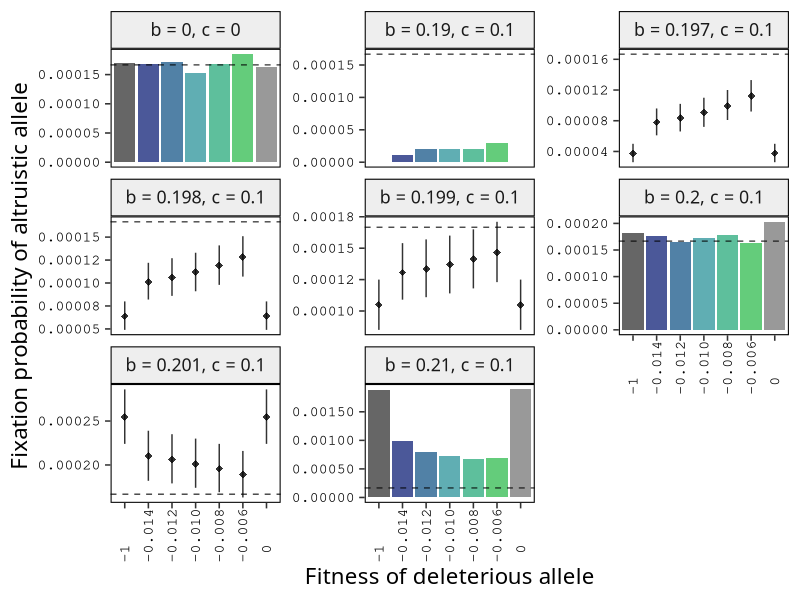
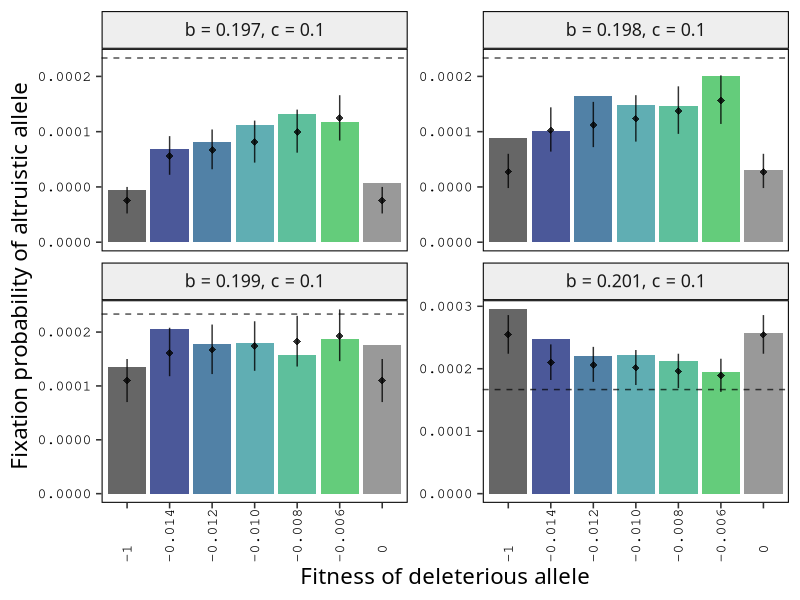
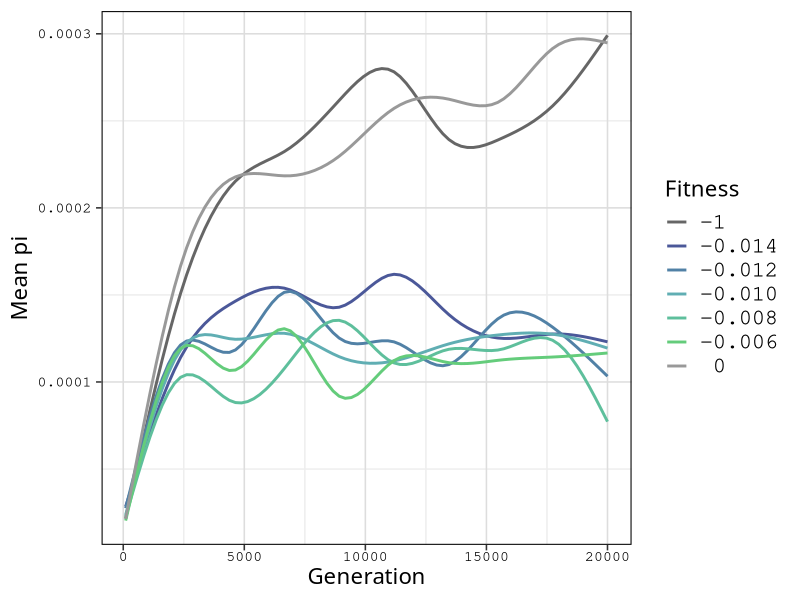
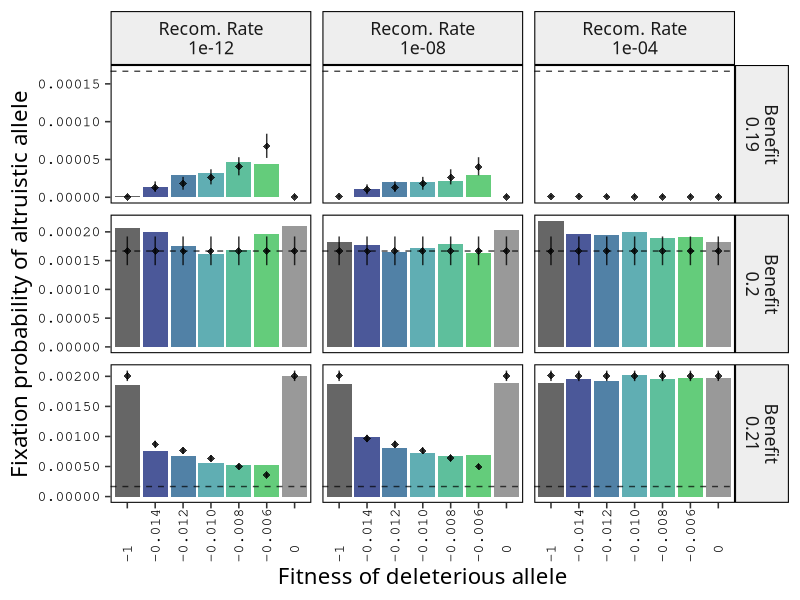
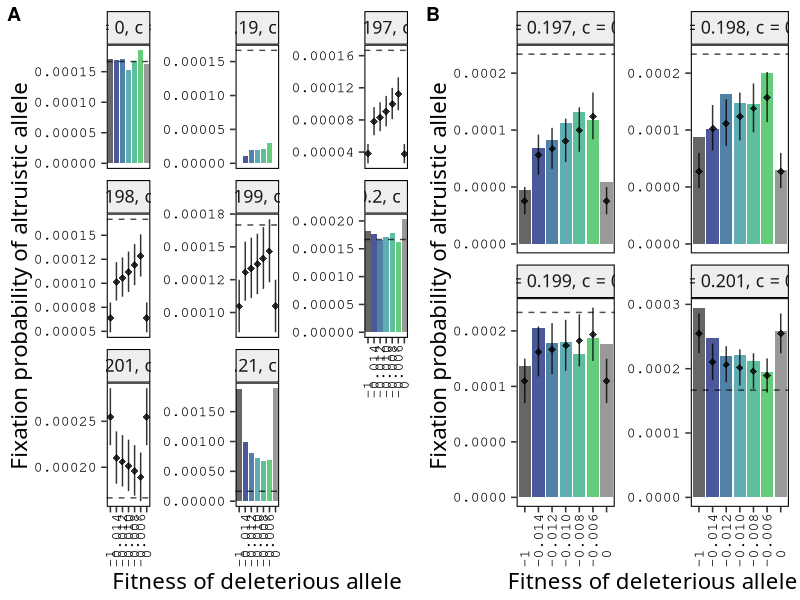

Generate these figures, in order, with R:
#plotting and such
library(tidyverse)
library(scales)
library(ggpubr)
library(multcomp)
library(broom)
library(cowplot)

##### Aesthetic variables
fitnessColors = c("#666666",
                  "#4B5899", 
                  "#5181A6", 
                  "#60AEB3", 
                  "#5EBF9C", 
                  "#64CC7B",
                  "#999999")

fitnessLabels = c("-1",
                  "-0.014",
                  "-0.012",
                  "-0.010",
                  "-0.008",
                  "-0.006",
                  " 0")

custom_theme <- function (base_size = 16, base_family = "") {
  theme_bw(base_size, base_family, base_line_size = base_size / 30) %+replace%
    theme(text = element_text(size = base_size,
                              colour = "black",
                              family = "Geneva"),
          axis.text = element_text(family = "Courier",
                                   size = base_size / 1.5),
          legend.text = element_text(family = "Courier"),
          axis.text.x = element_text(angle = 90, hjust = 0),
          panel.grid.major.x = element_blank(),
          panel.grid.major.y = element_blank(),
          panel.grid.minor = element_blank(),
          panel.background = element_blank(),
          panel.border = element_rect(fill = NA,
                                      color = "black"),
          panel.grid = element_line(color = "#999999"),
          strip.background = element_rect(color = "black",
                                          fill = "#EEEEEE"),
          plot.background = element_rect(fill = NA,
                                         color = NA)
    )
}

label_newline <- function(labels){
  return(label_both(labels, sep = "\n"))
}

##### Load, mutate, filter CSV files
p = 1/6000
#fixation probabilities
f2 <- read_csv("Data/fixation_probs.csv") %>% mutate(Benefit = b, 
                                                  percentFixed = p_fix,
                                                  `Recom. Rate` = r,
                                                  fitness = factor(-s))
f2f <- f2[,c("Benefit", "Recom. Rate", "fitness", 
             "percentFixed", "CI_0.025", "CI_0.975")] %>%
  mutate(Cost = if_else(Benefit == 0.0, 0.0, 0.1))
f2Fine <- filter(f2f, Benefit > 0.19 & Benefit < 0.21) %>%
  filter(`Recom. Rate` == 1e-8)
f2Big <- f2f %>% filter(Benefit <= 0.19 | Benefit >= 0.21 | Benefit == 0.2) %>%
  filter(`Recom. Rate` == 1e-8)
f2Sup <- f2f %>% filter(Benefit == 0.19 | Benefit == 0.21 | Benefit == 0.2)

#variation over benefit
singleStats <- read_csv("Data/singleInteractionsMil.csv") %>% 
  mutate(Benefit = benefit, Cost = cost)

singleFine <- singleStats %>% filter(benefit > 0.19 & benefit < 0.21) %>%
                              mutate(fitness = factor(fitness))
singleBig <- singleStats %>% filter(benefit <= 0.19 | benefit >= 0.21 | 
                                      benefit == 0.2) %>%
                              mutate(fitness = factor(fitness))

#variation over recom. rate & benefit
sRecomStats <- read_csv("Data/singleRecombinationFixed.csv") %>%
  mutate(Benefit = benefit,
         `Recom. Rate` = recom_rate,
         fitness = factor(fitness))

#generation vs pi by fitness/BGS
pibgs <- read_csv("Data/piBGS.csv")

##### Graphs
#benefits 0, 0.19, 0.2, 0.21
bp <- ggplot(singleBig,
       aes(x = fitness,
           y = percentFixed,
           group = factor(Benefit),
           fill = fitness)
       ) +
  scale_fill_manual(name = "Fitness",
                    values = fitnessColors,
                    labels = fitnessLabels) +
  scale_x_discrete(labels = fitnessLabels) +
  scale_y_continuous(labels = label_number(accuracy=0.00001)) +
  geom_col() +
  facet_wrap(~Benefit+Cost, 
             scales = "free_y", 
             labeller = label_bquote(cols = paste("b = ", .(Benefit),
                                                  ", c = ", .(Cost),
                                                  sep = ""))
  ) +
  geom_pointrange(data = f2Fine %>% 
                    filter(Benefit != 0.196 & Benefit != 0.2),
                  mapping = aes(ymin = CI_0.025, ymax = CI_0.975),
                  shape = "diamond",
                  alpha = 0.8) +
  geom_hline(yintercept = p, 
             color = "black", 
             alpha = 0.7,
             linetype = "dashed") +
  xlab("Fitness of deleterious allele") +
  ylab("Fixation probability of altruistic allele") + 
  guides(fill = "none") +
  custom_theme()

#benefits 0.197, 0.198, 0.199, 0.201
fp <- ggplot(singleFine %>% filter(Benefit != 0.196 & Benefit != 0.2),
       aes(x = fitness,
           y = percentFixed,
           group = factor(Benefit),
           fill = fitness)) +
  scale_fill_manual(name = "Fitness",
                    values = fitnessColors,
                    labels = fitnessLabels) +
  scale_x_discrete(labels = fitnessLabels) +
  geom_col() +
  geom_pointrange(data = f2Fine %>% 
                    filter(Benefit != 0.196 & Benefit != 0.2),
                mapping = aes(ymin = CI_0.025, ymax = CI_0.975),
                shape = "diamond",
                alpha = 0.8) +
  scale_y_continuous(labels = label_number(accuracy=0.0001)) +
  facet_wrap(~Benefit+Cost, 
             scales = "free_y", 
             labeller = label_bquote(cols = paste("b = ", .(Benefit),
                                                  ", c = ", .(Cost),
                                                  sep = ""))
             ) +
  geom_hline(yintercept = p, 
             color = "black", 
             alpha = 0.7,
             linetype = "dashed") +
  xlab("Fitness of deleterious allele") +
  ylab("Fixation probability of altruistic allele") + 
  guides(fill = "none") +
  custom_theme()

sp <- plot_grid(bp, fp, labels = "AUTO", rel_widths = c(1.1, 1))

#generation vs pi by fitness/BGS
pp <- ggplot(pibgs %>% mutate(fitness = factor(fitness)),
       aes(x = generation,
           y = pi_neutral,
           color = fitness)) +
  geom_smooth(se = F) +
  scale_y_continuous(labels = label_number(accuracy = 0.0001)) +
  scale_color_manual(name = "Fitness",
                     values = fitnessColors,
                     labels = fitnessLabels) +
  ylab("Mean pi") +
  xlab("Generation") + 
  custom_theme() %+replace%
  theme(panel.grid.major.x = element_line(color = "#dddddd"),
        panel.grid.minor.x = element_line(color = "#eeeeee"),
        panel.grid.major.y = element_line(color = "#dddddd"),
        panel.grid.minor.y = element_line(color = "#eeeeee"),
        axis.text.x = element_text())


#variation over recom. rate & benefit
rp <- ggplot(sRecomStats,
       aes(x = fitness, 
           y  = percentFixed,
           fill = fitness)) +
  scale_fill_manual(name = "Fitness",
                    values = fitnessColors,
                    labels = fitnessLabels) +
  scale_x_discrete(labels = fitnessLabels) +
  scale_y_continuous(limits = c(0, NA),
                     labels = label_number(accuracy=0.00001)) +
  geom_col() +
  geom_pointrange(data = f2Sup,
                mapping = aes(ymin = CI_0.025, ymax = CI_0.975),
                shape = "diamond",
                alpha = 0.8) +
  facet_grid(scales = "free",
             rows = vars(`Benefit`),
             cols = vars(`Recom. Rate`),
             labeller = label_newline) +
  geom_hline(yintercept = p, 
             color = "black", 
             alpha = 0.7,
             linetype = "dashed") +
  xlab("Fitness of deleterious allele") + 
  ylab("Fixation probability of altruistic allele") + 
  guides(fill = "none") +
  custom_theme()


##### Statistics

#fixation prob. against fitness, a factor
#linear model
singleForAnalysis <- singleStats %>% filter(benefit != 0) %>%
  mutate(fitness = factor(fitness))
model <- glm(percentFixed ~ benefit * fitness,
             data = singleForAnalysis,
             weights = numTotal,
             family = binomial())
View(tidy(glht(model)))

#fixation prob. against BGS, a boolean
singleBGS <- singleStats %>% filter(benefit != 0)
singleBGS$BGS <- (singleBGS$fitness %% 1 != 0)

bgsmodel <- glm(percentFixed ~ benefit * BGS,
                data = singleBGS,
                weights = numTotal,
                family = binomial())
summary(bgsmodel)
View(tidy(glht(bgsmodel)))
